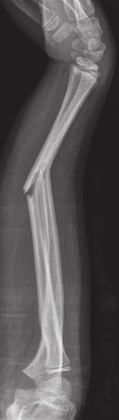
%> input picture dataset/new.jpg, 119 x 420 px, shrunk from 199 x 700 before the run
$ octave mhdetector.m   (GNU Octave 9; MATLAB toolbox functions it lacks are replaced by stand-ins)
%> lines starting %> are read from the running program, lines starting %| are printed output that depends on the picture


im=imread('dataset\new.jpg');
%> im is the input picture: size 420x119x3 uint8; mean R, G, B 87.2, 84.5, 85.5
im=im2double(im);
%> im: size 420x119x3 double
I1 = rgb2gray(im);
%smoothening the image with a filter
gfilter= [0 0 1 0 0;
       0 1 2 1 0;
       1 2 -16 2 1;
       0 1 2 1 0;
       0 0 1 0 0];

smim=conv2(I1,gfilter);
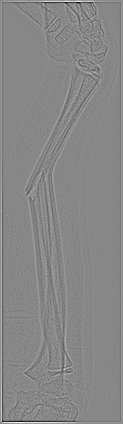
%> smim: size 424x123 double; min -5.13, max 4.54, mean 2.99e-18; drawn with min black and max white


% finding the zero crossings

[rr,cc]=size(smim);
%> rr = 424; cc = 123
zc=zeros([rr,cc]);

for i=2:rr-1
    for j=2:cc-1
        if (smim(i,j)>0)
             if (smim(i,j+1)>=0 && smim(i,j-1)<0) || (smim(i,j+1)<0 && smim(i,j-1)>=0)

                zc(i,j)= smim(i,j+1);

            elseif (smim(i+1,j)>=0 && smim(i-1,j)<0) || (smim(i+1,j)<0 && smim(i-1,j)>=0)
                    zc(i,j)= smim(i,j+1);
            elseif (smim(i+1,j+1)>=0 && smim(i-1,j-1)<0) || (smim(i+1,j+1)<0 && smim(i-1,j-1)>=0)
                  zc(i,j)= smim(i,j+1);
            elseif (smim(i-1,j+1)>=0 && smim(i+1,j-1)<0) || (smim(i-1,j+1)<0 && smim(i+1,j-1)>=0)
                  zc(i,j)=smim(i,j+1);
            end

        end

    end
end
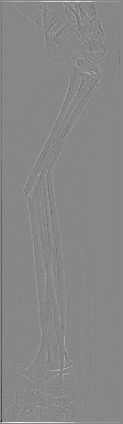
%> zc: size 424x123 double; min -5.13, max 4.54, mean 0.0124; drawn with min black and max white


otpt=im2uint8(zc);
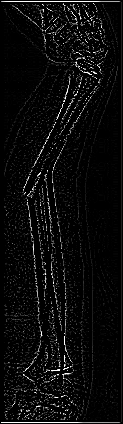
%> otpt: size 424x123 uint8; min 0, max 255, mean 11.6
% thresholding
otptth= otpt>105;
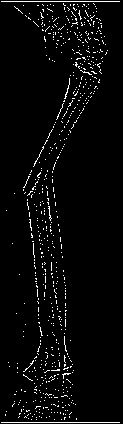
%> otptth: size 424x123 logical; 3.4% white in thin lines or dots

%%figure;
 % subplot(2,2,1);imshow(im);title('Origional image');
  %subplot(2,2,2);imshow(smim);title('Smoothened image');
 % subplot(2,2,3);imshow(otpt);title('Output image');
 % subplot(2,2,4);imshow(otptth);title('Output image with threshold');%%

  % final result
  % figure, imshow(otptth);


% Do hough transform on edge image to find angles at which bone pieces are
% found
% Use max value of Hough transform vs angle to find angles at which lines
% are oriented.  If there is more than one major angle contribution there
% will be two peaks detected but only one peak if there is only one major
% angle contribution (ie peaks here = number of located bones = Number of
% breaks + 1)
[H,T,R] = hough(otpt,'RhoResolution',1,'Theta',-90:2:89.5);
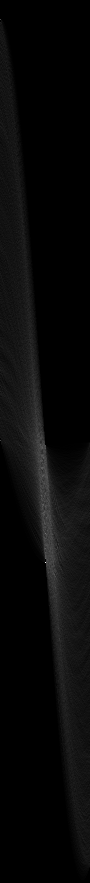
%> H: size 883x90 double; min 0, max 420, mean 14.9; drawn with min black and max white
%> T = 90 values from -90 to 88; R = 883 values from -441 to 441
maxHough = max(H, [], 1);
%> maxHough = 90 values, max 420 at index 46, min 48 at index 3, mean 82.94
HoughThresh = (max(maxHough) - min(maxHough))/2 + min(maxHough);
%> HoughThresh = 234
[~, HoughPeaks] = findpeaks(maxHough,'MINPEAKHEIGHT',HoughThresh);
%> HoughPeaks = 46

% Plot Hough detection results
figure(1)
plot(T, maxHough);
hold on
plot([min(T) max(T)], [HoughThresh, HoughThresh], 'r');
plot(T(HoughPeaks), maxHough(HoughPeaks), 'rx', 'MarkerSize', 12, 'LineWidth', 2);
hold off
xlabel('Theta Value'); ylabel('Max Hough Transform');
legend({'Max Hough Transform', 'Hough Peak Threshold', 'Detected Peak'});
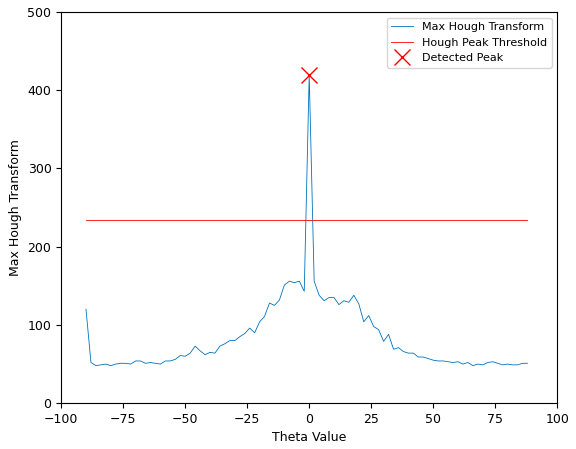
%> figure redrawn from the program's plot data; curve peaks at x = 0, y = 420

% Locate site of break
if numel(HoughPeaks) > 1
    BreakStack = zeros(size(img, 1), size(img, 2), numel(HoughPeaks));
    % Convolute edge image with line of detected angle from hough transform
    for m = 1:numel(HoughPeaks)

        boneKernel = strel('line', HoughConvolutionLength, T(HoughPeaks(m)));
        kern = double(bwmorph(boneKernel.getnhood(), 'dilate', HoughConvolutionDilate));
        BreakStack(:,:,m) = imfilter(edgeImg, kern).*edgeImg;
    end

    % Take difference between convolution images.  Where this crosses zero
    % (within tolerance) should be where the break is.  Have to filter out
    % regions elsewhere where the bone simply ends.
    brImg = abs(diff(BreakStack, 1, 3)) < BreakLineTolerance*max(BreakStack(:)) & edgeImg > 0;
    [BpY, BpX] = find(abs(diff(BreakStack, 1, 3)) < BreakLineTolerance*max(BreakStack(:)) & edgeImg > 0);
    brImg = bwmorph(brImg, 'dilate', breakPointDilate);
    brReg = regionprops(brImg, 'Area', 'MajorAxisLength', 'MinorAxisLength', ...
        'Orientation', 'Centroid');
    brReg(vertcat(brReg.Area) ~= max(vertcat(brReg.Area))) = [];

    % Calculate bounding ellipse
    brReg.EllipseCoords = zeros(100, 2);
    t = linspace(0, 2*pi, 100);
    brReg.EllipseCoords(:,1) = brReg.Centroid(1) + brReg.MajorAxisLength/2*cos(t - brReg.Orientation);
    brReg.EllipseCoords(:,2) = brReg.Centroid(2) + brReg.MinorAxisLength/2*sin(t - brReg.Orientation);

else
    brReg = [];

end

% Draw ellipse around break location
figure(2)
%> (the run ends here)

$ run again, with dataset/F100.jpg copied over dataset/new.jpg
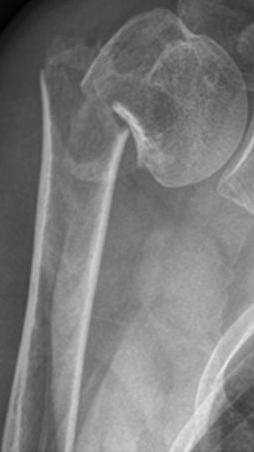
%> input picture dataset/F100.jpg, 254 x 452 px
%> im is the input picture: size 452x254x3 uint8; min 0, max 235, mean 122.5
%> im: size 452x254x3 double
%> `otptth= otpt>105;`:
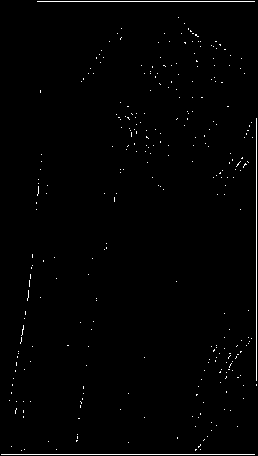
%> otptth: size 456x258 logical; 1% white in thin lines or dots
%> T = 90 values from -90 to 88; R = 1047 values from -523 to 523
%> maxHough = 90 values, max 452 at index 46, min 92 at index 86, mean 136.4
%> HoughThresh = 272
%> HoughPeaks = 46
%> `legend({'Max Hough Transform', 'Hough Peak Threshold', 'Detected Peak'..`:
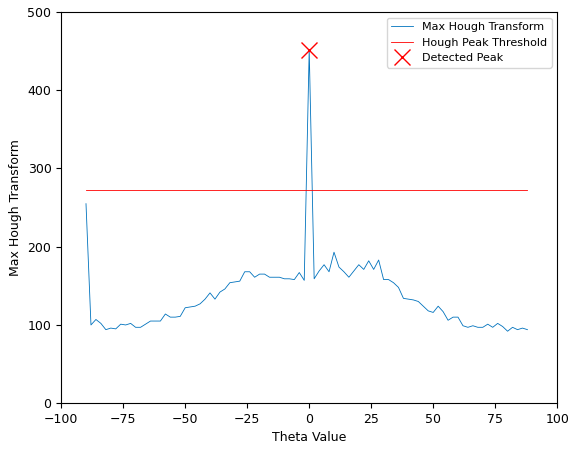
%> figure redrawn from the program's plot data; curve peaks at x = 0, y = 452

$ run again, with dataset/F11.jpg copied over dataset/new.jpg
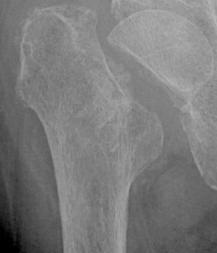
%> input picture dataset/F11.jpg, 217 x 253 px
%> im is the input picture: size 253x217x3 uint8; min 0, max 182, mean 123
%> im: size 253x217x3 double
%> `otptth= otpt>105;`:
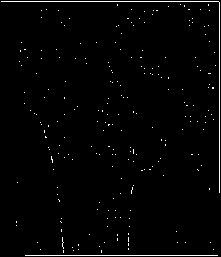
%> otptth: size 257x221 logical; 1.6% white in thin lines or dots
%> T = 90 values from -90 to 88; R = 677 values from -338 to 338
%> maxHough = 90 values, max 253 at index 46, min 78 at index 88, mean 98.51
%> HoughThresh = 165.5
%> HoughPeaks = 46
%> `legend({'Max Hough Transform', 'Hough Peak Threshold', 'Detected Peak'..`:
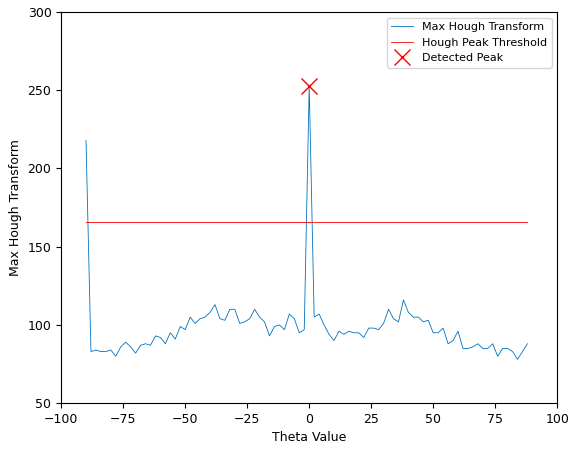
%> figure redrawn from the program's plot data; curve peaks at x = 0, y = 253
